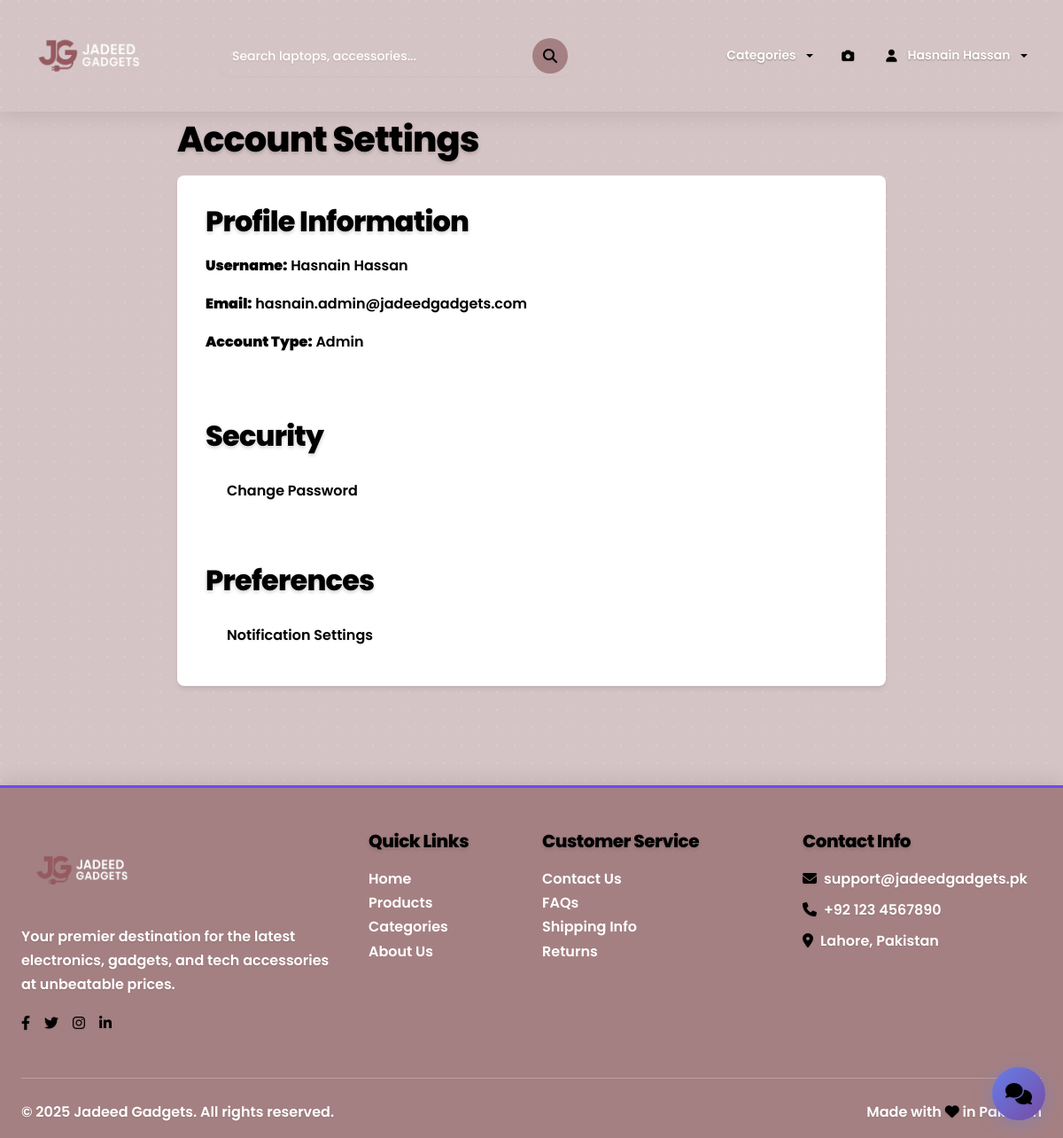
The page /accounts/settings/ (signed in) on the database its author committed.
### accounts/models.py (models this page shows, shortened)
class User(AbstractUser):
    ROLE_CHOICES = [
        ('buyer', 'Buyer'),
        ('seller', 'Seller'),
        ('admin', 'Admin'),
    ]
    role = models.CharField(max_length=10, choices=ROLE_CHOICES, default='buyer')
    email = models.EmailField(unique=True)
    wishlist = models.ManyToManyField('products.Product', related_name='wishlisted_by', blank=True)

### accounts/views.py (the view)
# urls.py: path('settings/', settings_view, name='settings'),
@login_required
def settings_view(request):
    return render(request, 'accounts/settings.html')

### accounts/context_processors.py (called while the page is built, shortened)
def cart_context(request):
    cart_items_count = 0
    cart_total = 0
    return {
        'cart_items_count': cart_items_count,
        'cart_total': cart_total,
        'categories': Product.CATEGORY_CHOICES,
    }

### recommendations/context_processors.py (called while the page is built, shortened)
def recommendations_context(request):
    context = {}
    if request.user.is_authenticated:
        recommended_ids = get_recommendations_for_user(request.user, n=4)
        recommended_products = Product.objects.filter(
            id__in=recommended_ids,
            is_active=True
        )[:4]
        products_dict = {p.id: p for p in recommended_products}
        context['sidebar_recommendations'] = [
            products_dict[pid] for pid in recommended_ids
            if pid in products_dict
        ][:4]
    return context

### recommendations/recommender.py (called while the page is built, shortened)
def get_recommendations_for_user(user, n=10):
    return recommendation_engine.get_recommendations(user, n)

    def load_model(self):
        model_path = Path(__file__).parent / 'recommendation_model.pkl'
        return False

    def get_popular_products(self, n=10):
        cache_key = f'popular_products_{n}'
        popular = cache.get(cache_key)
        if popular is None:
            popular = list(Product.objects.filter(is_active=True)
                         .annotate(interaction_count=Count('userinteraction'))
                         .order_by('-interaction_count', '-rating', '-created_at')[:n]
                         .values_list('id', flat=True))
            cache.set(cache_key, popular, 3600)  # Cache for 1 hour
        return popular

    def get_category_based_recommendations(self, user, n=10):
        user_interactions = UserInteraction.objects.filter(user=user)
        if not user_interactions.exists():
            return self.get_popular_products(n)

    def get_collaborative_recommendations(self, user, n=10):
        if not self.load_model():
            return self.get_category_based_recommendations(user, n)

### templates/accounts/settings.html
{% extends 'base.html' %}
{% block content %}
<div class="user-settings">
    <h2>Account Settings</h2>
    <div class="settings-card">
        <div class="settings-group">
            <h3>Profile Information</h3>
            <p><strong>Username:</strong> {{ user.username }}</p>
            <p><strong>Email:</strong> {{ user.email }}</p>
            <p><strong>Account Type:</strong> {{ user.get_role_display }}</p>
        </div>
        <div class="settings-group">
            <h3>Security</h3>
            <a href="#" class="settings-action">Change Password</a>
        </div>
        <div class="settings-group">
            <h3>Preferences</h3>
            <a href="#" class="settings-action">Notification Settings</a>
        </div>
    </div>
</div>
{% endblock %}

### templates/base.html (shortened to what this page needs)
{% load static %}
<!DOCTYPE html>
<html lang="en">
<head>
    <link href="https://cdn.jsdelivr.net/npm/bootstrap@5.3.2/dist/css/bootstrap.min.css" rel="stylesheet">
    <link rel="stylesheet" href="https://cdnjs.cloudflare.com/ajax/libs/font-awesome/6.4.0/css/all.min.css">
    <link rel="stylesheet" href="{% static 'css/style.css' %}">
    <link rel="stylesheet" href="https://cdn.jsdelivr.net/npm/swiper@9/swiper-bundle.min.css">
</head>
<body>
    <nav class="navbar navbar-expand-lg navbar-light fixed-top">
        <div class="container">
            <a class="navbar-brand" href="{% url 'home' %}">
                <img src="{% static 'images/logo2.png' %}" alt="Logo" class="me-2" style="height: 100px; width: auto">
            </a>
            <div class="d-none d-lg-block mx-4 flex-grow-1">
                <form method="get" action="{% url 'home' %}" class="search-form">
                    <input type="text" name="q" value="{{ request.GET.q }}"
                           placeholder="Search laptops, accessories..." class="search-input form-control" autocomplete="off">
                    <button type="submit" class="search-btn" title="Search">
                        <i class="fas fa-search"></i>
                    </button>
                </form>
            </div>
            <div class="collapse navbar-collapse" id="navbarNav">
                <ul class="navbar-nav ms-auto align-items-center">
                    <li class="nav-item dropdown">
                        <a class="nav-link dropdown-toggle nav-link-custom" href="#" role="button"
                           data-bs-toggle="dropdown" aria-expanded="false">
                            Categories
                        </a>
                    </li>
                      <li class="nav-item">
                        <a class="nav-link nav-link-custom" href="{% url 'visual_search' %}" title="Visual Search">
                            <i class="fas fa-camera me-1"></i>
                        </a>
                    </li>
                    {% if user.is_authenticated %}
                        <li class="nav-item dropdown">
                            <a class="nav-link dropdown-toggle nav-link-custom" href="#" role="button"
                               data-bs-toggle="dropdown">
                                <i class="fas fa-user me-1"></i>{{ user.username }}
                            </a>
                        </li>
                    {% endif %}
                </ul>
            </div>
        </div>
    </nav>
    <main class="main-content">
        <div style="margin-top: 100px;">
            {% block content %}
            {% endblock %}
        </div>
    </main>
    <footer class="footer mt-5">
        <div class="container">
            <div class="row">
                <div class="col-md-4 mb-4">
                    <h5 class="mb-3">
                        <img src="{% static 'images/logo2.png' %}" alt="Logo" class="me-2" style="height: 90px; width: auto;">
                    </h5>
                    <p class="text-light">Your premier destination for the latest electronics, gadgets, and tech accessories at unbeatable prices.</p>
                    <div class="d-flex gap-3">
                        <a href="#" class="text-light"><i class="fab fa-facebook-f"></i></a>
                        <a href="#" class="text-light"><i class="fab fa-twitter"></i></a>
                        <a href="#" class="text-light"><i class="fab fa-instagram"></i></a>
                        <a href="#" class="text-light"><i class="fab fa-linkedin-in"></i></a>
                    </div>
                </div>
                <div class="col-md-2 mb-4">
                    <h6 class="mb-3">Quick Links</h6>
                    <ul class="list-unstyled">
                        <li><a href="{% url 'home' %}" class="text-light text-decoration-none">Home</a></li>
                        <li><a href="#" class="text-light text-decoration-none">Products</a></li>
                        <li><a href="#" class="text-light text-decoration-none">Categories</a></li>
                        <li><a href="#" class="text-light text-decoration-none">About Us</a></li>
                    </ul>
                </div>
                <div class="col-md-3 mb-4">
                    <h6 class="mb-3">Customer Service</h6>
                    <ul class="list-unstyled">
                        <li><a href="#" class="text-light text-decoration-none">Contact Us</a></li>
                        <li><a href="#" class="text-light text-decoration-none">FAQs</a></li>
                        <li><a href="#" class="text-light text-decoration-none">Shipping Info</a></li>
                        <li><a href="#" class="text-light text-decoration-none">Returns</a></li>
                    </ul>
                </div>
                <div class="col-md-3 mb-4">
                    <h6 class="mb-3">Contact Info</h6>
                    <p class="text-light mb-2">
                        <i class="fas fa-envelope me-2"></i>support@jadeedgadgets.pk
                    </p>
                    <p class="text-light mb-2">
                        <i class="fas fa-phone me-2"></i>+92 123 4567890
                    </p>
                    <p class="text-light mb-0">
                        <i class="fas fa-map-marker-alt me-2"></i>Lahore, Pakistan
                    </p>
                </div>
            </div>
            <hr class="my-4 text-light">
            <div class="row align-items-center">
                <div class="col-md-6">
                    <p class="text-light mb-0">&copy; 2025 Jadeed Gadgets. All rights reserved.</p>
                </div>
                <div class="col-md-6 text-md-end">
                    <p class="text-light mb-0">Made with <i class="fas fa-heart text-danger"></i> in Pakistan</p>
                </div>
            </div>
        </div>
    </footer>
    {% include 'chatbot/chatbox_fixed.html' %}
</body>
</html>

### static/css/style.css (style rules this page uses)
:root { --primary: linear-gradient(135deg, #c8969a 0%, #d4a7ab 100%); --primary-solid: #c8969a; --primary-hover: #b8868a; --primary-light: #e8d4d6; --secondary: #b8a090; --secondary-light: #d2c4b6; --secondary-dark: #9d8b7b; --accent: #e6d0b8; --accent-hover: #d6c0a8; --accent-light: #f2e8dc; --main-bg: rgba(164, 128, 130, 1); --neutral-bg: rgba(248, 243, 238, 0.95); --success: #10b981; --error: #ef4444; --warning: #f59e0b; --info: #7091E6; --white: #ffffff; --gray-100: #EDE8F5; --gray-200: #ADBBDA; --gray-300: #8697C4; --gray-400: #8697C4; --gray-500: #7091E6; --gray-600: #3D52A0; --gray-700: #2B3F7A; --gray-800: #1e293b; --gray-900: #0f172a; --shadow-xs: 0 1px 2px 0 rgba(0, 0, 0, 0.03); --shadow-sm: 0 1px 3px 0 rgba(0, 0, 0, 0.05), 0 1px 2px 0 rgba(0, 0, 0, 0.1); --shadow: 0 4px 6px -1px rgba(0, 0, 0, 0.08), 0 2px 4px -1px rgba(0, 0, 0, 0.06); --shadow-md: 0 10px 15px -3px rgba(0, 0, 0, 0.08), 0 4px 6px -2px rgba(0, 0, 0, 0.05); --shadow-lg: 0 20px 25px -5px rgba(0, 0, 0, 0.08), 0 10px 10px -5px rgba(0, 0, 0, 0.04); --shadow-xl: 0 25px 50px -12px rgba(0, 0, 0, 0.15); --radius-xs: 0.125rem; --radius-sm: 0.375rem; --radius: 0.5rem; --radius-md: 0.75rem; --radius-lg: 1rem; --radius-xl: 1.5rem; --radius-full: 9999px; --space-1: 0.25rem; --space-2: 0.5rem; --space-3: 0.75rem; --space-4: 1rem; --space-5: 1.25rem; --space-6: 1.5rem; --space-8: 2rem; --space-10: 2.5rem; --space-12: 3rem; --space-16: 4rem; --space-20: 5rem; --text-xs: 0.75rem; --text-sm: 0.875rem; --text-base: 1rem; --text-lg: 1.125rem; --text-xl: 1.25rem; --text-2xl: 1.5rem; --text-3xl: 1.875rem; --text-4xl: 2.25rem; --text-5xl: 3rem; --transition: all 0.3s cubic-bezier(0.4, 0, 0.2, 1); --transition-fast: all 0.15s ease-out; }
* { box-sizing: border-box; margin: 0; padding: 0; }
body { font-family: "Inter", -apple-system, BlinkMacSystemFont, 'Segoe UI', Roboto, sans-serif; color: #2c1f2a; background: #D5C4C5 !important; line-height: 1.6; -webkit-font-smoothing: antialiased; -moz-osx-font-smoothing: grayscale; scroll-behavior: smooth; min-height: 100vh; }
.container { width: 100%; max-width: 1400px; margin: 0 auto; padding: 0 var(--space-6); }
h1, h2, h3, h4, h5, h6 { font-weight: 700; line-height: 1.25; margin-bottom: var(--space-4); color: var(--gray-900); letter-spacing: -0.02em; }
h2 { font-size: var(--text-4xl); }
h3 { font-size: var(--text-3xl); }
h5 { font-size: var(--text-xl); }
h6 { font-size: var(--text-lg); }
p { margin-bottom: var(--space-4); color: var(--gray-600); font-size: var(--text-base); line-height: 1.7; }
a { color: var(--primary-solid); text-decoration: none; transition: var(--transition-fast); position: relative; }
.form-input, .form-control { padding: var(--space-3) var(--space-4); border: 2px solid var(--gray-300); border-radius: var(--radius-md); font-size: var(--text-base); transition: var(--transition); background: var(--white); width: 100%; }
.search-form { display: flex; width: 100%; max-width: 500px; margin: 0 var(--space-6); position: relative; }
.search-input { flex: 1; padding: var(--space-3) var(--space-4); border: 2px solid var(--gray-200); border-radius: var(--radius-full); font-size: var(--text-sm); outline: none; background: var(--white); transition: var(--transition); box-shadow: var(--shadow-xs); }
.nav-link { color: var(--gray-600); font-weight: 600; font-size: var(--text-sm); position: relative; display: inline-flex; align-items: center; gap: var(--space-2); text-decoration: none; transition: var(--transition); padding: var(--space-2) var(--space-3); border-radius: var(--radius-lg); }
footer { background-color: rgba(164, 128, 130, 1); color: white; padding: 4rem 0 0; margin-top: 4rem; }
.user-settings { max-width: 800px; margin: 2rem auto; }
.settings-card { background: #fff; border-radius: var(--radius); box-shadow: var(--shadow); padding: 2rem; }
.settings-group { margin-bottom: 2rem; padding-bottom: 1.5rem; border-bottom: 1px solid var(--medium); }
.settings-group:last-child { border-bottom: none; margin-bottom: 0; padding-bottom: 0; }
.settings-action { display: inline-block; padding: 0.75rem 1.5rem; background-color: var(--light); border-radius: var(--radius-sm); color: var(--dark); transition: all 0.2s ease; }

### rows shown on the page
User: username "Hasnain Hassan", email "hasnain.admin@jadeedgadgets.com", role "Admin"
